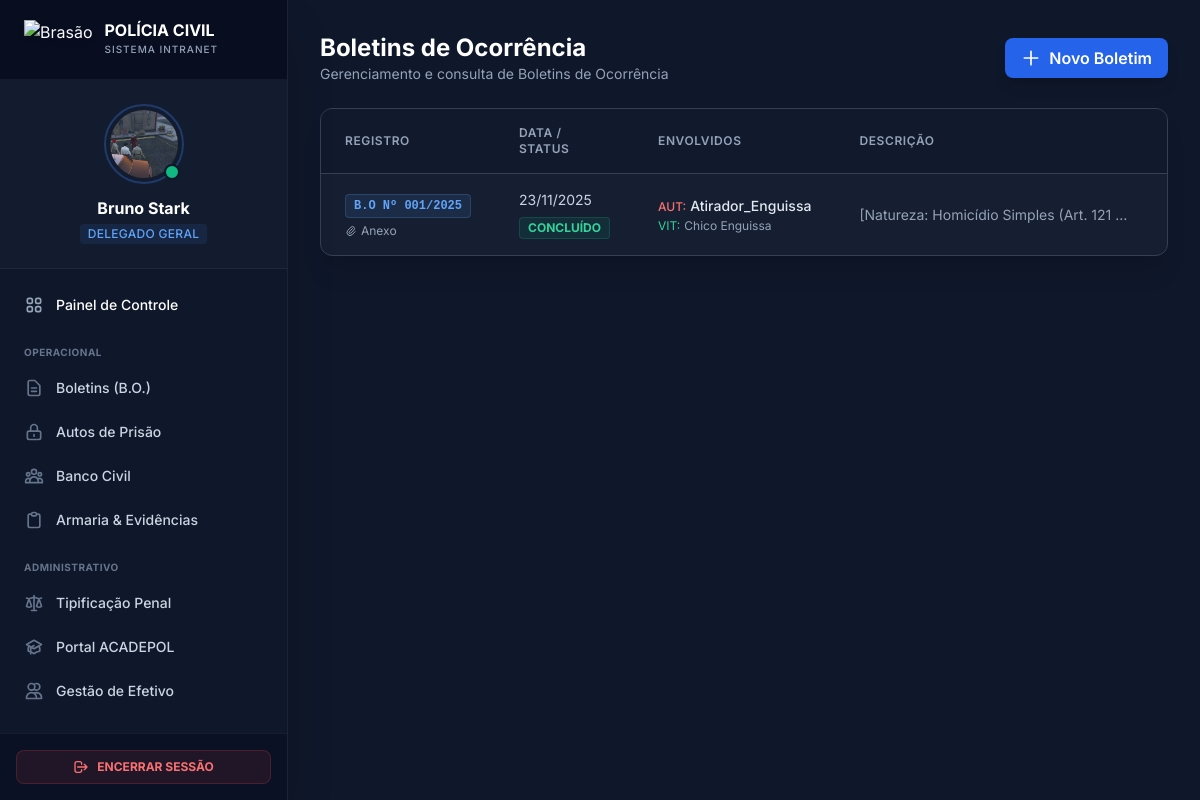
Page /boletins (signed in) on the committed database.
### models/users.py (models this page shows, shortened)
class Usuario(db.Model):
    __tablename__ = 'usuarios'
    id = db.Column(db.Integer, primary_key=True)
    nome = db.Column(db.String(100), nullable=False)
    matricula = db.Column(db.String(20), unique=True, nullable=False)
    senha = db.Column(db.String(200), nullable=False)
    cargo_id = db.Column(db.Integer, db.ForeignKey('cargos.id'), nullable=True)
    delegacia = db.Column(db.String(100))
    departamento = db.Column(db.String(100))
    endereco = db.Column(db.String(200))
    foto_perfil = db.Column(db.String(120), nullable=True, default='default.jpg')
    observacoes = db.Column(db.Text)
    criado_em = db.Column(db.DateTime, default=datetime.utcnow)
    promocoes = db.relationship('Promocao', backref='servidor', lazy=True)
    advertencias = db.relationship('Advertencia',
                                   foreign_keys='Advertencia.usuario_id',
                                   backref='servidor',
                                   lazy=True)
    advertencias_aplicadas = db.relationship('Advertencia',
                                             foreign_keys='Advertencia.autor_id',
                                             backref='autor_advertencia',
                                             lazy=True)
    @property
    def cargo(self):
        return self.cargo_obj.nome if self.cargo_obj else "Sem Cargo"

class Cargo(db.Model):
    __tablename__ = 'cargos'
    id = db.Column(db.Integer, primary_key=True)
    nome = db.Column(db.String(50), unique=True, nullable=False)
    nivel = db.Column(db.Integer, nullable=False) # 100=Delegado Geral, 10=Administrativo
    usuarios = db.relationship('Usuario', backref='cargo_obj', lazy=True)

### models/boletins.py (models this page shows, shortened)
class Boletim(db.Model):
    __tablename__ = 'boletins'
    id = db.Column(db.Integer, primary_key=True)
    data = db.Column(db.DateTime, default=datetime.utcnow)
    autor = db.Column(db.String(120))
    vitima = db.Column(db.String(120))
    descricao = db.Column(db.Text)
    policial_responsavel = db.Column(db.String(120))
    status = db.Column(db.String(20), default='Pendente')
    arquivo_evidencia = db.Column(db.String(200), nullable=True)
    anexos = db.relationship('AnexoBoletim', backref='boletim', lazy=True)
    @property
    def numero_formatado(self):
        ano = self.data.year
        return f"B.O Nº {self.id:03d}/{ano}"

### app.py (the view)
@app.route('/boletins')
@login_required
def boletins():
    boletins = Boletim.query.order_by(Boletim.data.desc()).all()
    return render_template('boletins.html', boletins=boletins)

### app.py (called while the page is built)
def current_user():
    if 'user_id' in session:
        return Usuario.query.get(session['user_id'])
    return None

def login_required(f):
    @wraps(f)
    def decorated(*args, **kwargs):
        if 'user_id' not in session:
            return redirect(url_for('login'))
        return f(*args, **kwargs)
    return decorated

@app.context_processor
def inject_helpers():
    return dict(
        pode_gerenciar=lambda: current_user() and current_user().nivel_hierarquico >= 80,
        current_user=current_user,
        pode_alterar_usuario=pode_alterar_usuario
    )

### templates/boletins.html (shortened to what this page needs)
{% extends 'base.html' %}
{% block content %}
<div class="max-w-7xl mx-auto">
    <div class="flex flex-col md:flex-row justify-between items-center mb-6 gap-4">
        <div>
            <h2 class="text-2xl font-bold text-white">Boletins de Ocorrência</h2>
            <p class="text-slate-400 text-sm">Gerenciamento e consulta de Boletins de Ocorrência</p>
        </div>
        <a href="{{ url_for('cadastrar_boletim') }}" class="flex items-center gap-2 bg-blue-600 hover:bg-blue-700 text-white font-semibold py-2 px-4 rounded-lg shadow-lg hover:shadow-blue-500/20 transition-all transform hover:-translate-y-0.5">
            <svg xmlns="http://www.w3.org/2000/svg" class="h-5 w-5" fill="none" viewBox="0 0 24 24" stroke="currentColor"><path stroke-linecap="round" stroke-linejoin="round" stroke-width="2" d="M12 4v16m8-8H4" /></svg>
            Novo Boletim
        </a>
    </div>
    <div class="bg-slate-800/50 border border-slate-700 rounded-xl shadow-xl backdrop-blur-sm overflow-hidden">
        <div class="overflow-x-auto">
            <table class="w-full text-left border-collapse">
                <thead>
                    <tr class="bg-slate-900/50 border-b border-slate-700 text-xs uppercase tracking-wider text-slate-400">
                        <th class="px-6 py-4 font-semibold w-32">Registro</th>
                        <th class="px-6 py-4 font-semibold">Data / Status</th>
                        <th class="px-6 py-4 font-semibold">Envolvidos</th>
                        <th class="px-6 py-4 font-semibold">Descrição</th>
                        <th class="px-6 py-4 font-semibold">Responsável</th>
                    </tr>
                </thead>
                <tbody class="divide-y divide-slate-700">
                    {% for boletim in boletins %}
                    <tr class="hover:bg-slate-700/30 transition-colors group">
                        <td class="px-6 py-4">
                            <span class="font-mono text-xs font-bold text-blue-400 bg-blue-400/10 px-2 py-1 rounded border border-blue-400/20 whitespace-nowrap">
                                {{ boletim.numero_formatado }}
                            </span>
                            {% if boletim.arquivo_evidencia %}
                            <div class="mt-2">
                                <a href="{{ url_for('baixar_evidencia', filename=boletim.arquivo_evidencia) }}" target="_blank" class="text-xs flex items-center gap-1 text-slate-400 hover:text-white">
                                    <svg class="w-3 h-3" fill="none" viewBox="0 0 24 24" stroke="currentColor"><path stroke-linecap="round" stroke-linejoin="round" stroke-width="2" d="M15.172 7l-6.586 6.586a2 2 0 102.828 2.828l6.414-6.586a4 4 0 00-5.656-5.656l-6.415 6.585a6 6 0 108.486 8.486L20.5 13" /></svg>
                                    Anexo
                                </a>
                            </div>
                            {% endif %}
                        </td>
                        <td class="px-6 py-4">
                            <div class="text-sm text-slate-300 mb-1">{{ boletim.data.strftime('%d/%m/%Y') }}</div>
                            <span class="inline-flex items-center px-2 py-0.5 rounded text-xs font-bold uppercase
                                {{ 'bg-emerald-500/10 text-emerald-400 border border-emerald-500/20' if boletim.status == 'Concluído' else 'bg-amber-500/10 text-amber-400 border border-amber-500/20' }}">
                                {{ boletim.status or 'Pendente' }}
                            </span>
                        </td>
                        <td class="px-6 py-4">
                            <div class="flex flex-col text-sm">
                                <span class="text-slate-200 font-medium"><span class="text-red-400 text-xs uppercase mr-1">Aut:</span>{{ boletim.autor }}</span>
                                <span class="text-slate-400 text-xs mt-0.5"><span class="text-emerald-400 text-xs uppercase mr-1">Vit:</span>{{ boletim.vitima }}</span>
                            </div>
                        </td>
                        <td class="px-6 py-4 max-w-xs">
                            <p class="text-sm text-slate-400 truncate" title="{{ boletim.descricao }}">{{ boletim.descricao }}</p>
                        </td>
                        <td class="px-6 py-4">
                        </td>
                    </tr>
                    {% else %}
                    <tr><td colspan="6" class="px-6 py-12 text-center text-slate-500">Nenhum registro encontrado.</td></tr>
                    {% endfor %}
                </tbody>
            </table>
        </div>
    </div>
</div>
{% endblock %}

### templates/base.html (shortened to what this page needs)
<!DOCTYPE html>
<html lang="pt-BR" class="h-full">
<head>
    <script src="https://cdn.tailwindcss.com"></script>
</head>
<body class="bg-pc-base text-pc-text h-screen overflow-hidden flex">
    {% if current_user() %}
    <aside class="w-72 bg-slate-900 border-r border-white/5 flex flex-col h-full shadow-2xl z-20 flex-shrink-0">
        <div class="h-20 flex items-center px-6 border-b border-white/5 bg-slate-950/50">
            <img class="h-10 w-auto drop-shadow-md mr-3" src="https://encrypted-tbn0.gstatic.com/images?q=tbn:ANd9GcQIIGMtpDq_HRAKg4kv_bw92xRqFKkon-k1Fg&s" alt="Brasão">
            <div>
                <h1 class="text-base font-bold text-white leading-none">POLÍCIA CIVIL</h1>
                <p class="text-[10px] text-pc-muted font-medium tracking-widest uppercase mt-1">Sistema Intranet</p>
            </div>
        </div>
        {% set user_nav = current_user() %}
        <div class="p-6 border-b border-white/5 bg-slate-800/30">
            <div class="flex flex-col items-center text-center">
                <a href="{{ url_for('perfil_usuario', id=user_nav.id) }}" class="group relative inline-block mb-3">
                    <div class="h-20 w-20 rounded-full p-1 border-2 border-blue-500/30 group-hover:border-blue-500 transition-colors">
                        <div class="h-full w-full rounded-full bg-slate-700 overflow-hidden flex items-center justify-center">
                            {% if user_nav.foto_perfil and user_nav.foto_perfil != 'default.jpg' %}
                                <img src="{{ url_for('static', filename='fotos_perfil/' + user_nav.foto_perfil) }}" class="w-full h-full object-cover">
                            {% else %}
                                <span class="text-2xl font-bold text-slate-400 group-hover:text-white">{{ user_nav.nome[:2].upper() }}</span>
                            {% endif %}
                        </div>
                    </div>
                    <span class="absolute bottom-1 right-1 h-4 w-4 rounded-full bg-emerald-500 border-2 border-slate-900" title="Online"></span>
                </a>
                <h2 class="text-white font-bold text-base truncate w-full">{{ user_nav.nome.split()[0] }} {{ user_nav.nome.split()[-1] if user_nav.nome.split()|length > 1 else '' }}</h2>
                <span class="text-xs text-blue-400 font-medium uppercase tracking-wide mt-1 bg-blue-500/10 px-2 py-0.5 rounded inline-block">{{ user_nav.cargo }}</span>
            </div>
        </div>
        <nav class="flex-1 overflow-y-auto py-4 px-3 space-y-1">
            <a href="{{ url_for('dashboard') }}" class="flex items-center px-3 py-2.5 text-sm font-medium text-white rounded-lg hover:bg-white/5 transition-colors group">
                Painel de Controle
            </a>
            <div class="pt-4 pb-1 px-3 text-[10px] font-bold text-slate-500 uppercase tracking-wider">Operacional</div>
            <a href="{{ url_for('boletins') }}" class="flex items-center px-3 py-2.5 text-sm font-medium text-slate-300 rounded-lg hover:bg-blue-500/10 hover:text-blue-400 transition-colors group">
                <svg class="w-5 h-5 text-slate-500 group-hover:text-blue-400 mr-3" fill="none" stroke="currentColor" viewBox="0 0 24 24"><path stroke-linecap="round" stroke-linejoin="round" stroke-width="2" d="M9 12h6m-6 4h6m2 5H7a2 2 0 01-2-2V5a2 2 0 012-2h5.586a1 1 0 01.707.293l5.414 5.414a1 1 0 01.293.707V19a2 2 0 01-2 2z"/></svg>
                Boletins (B.O.)
            </a>
            <a href="{{ url_for('autos') }}" class="flex items-center px-3 py-2.5 text-sm font-medium text-slate-300 rounded-lg hover:bg-red-500/10 hover:text-red-400 transition-colors group">
                <svg class="w-5 h-5 text-slate-500 group-hover:text-red-400 mr-3" fill="none" stroke="currentColor" viewBox="0 0 24 24"><path stroke-linecap="round" stroke-linejoin="round" stroke-width="2" d="M12 15v2m-6 4h12a2 2 0 002-2v-6a2 2 0 00-2-2H6a2 2 0 00-2 2v6a2 2 0 002 2zm10-10V7a4 4 0 00-8 0v4h8z"/></svg>
                Autos de Prisão
            </a>
            <a href="{{ url_for('banco_pessoas') }}" class="flex items-center px-3 py-2.5 text-sm font-medium text-slate-300 rounded-lg hover:bg-purple-500/10 hover:text-purple-400 transition-colors group">
                Banco Civil
            </a>
            <a href="{{ url_for('armaria') }}" class="flex items-center px-3 py-2.5 text-sm font-medium text-slate-300 rounded-lg hover:bg-slate-700/50 hover:text-white transition-colors group">
                Armaria & Evidências
            </a>
            <div class="pt-4 pb-1 px-3 text-[10px] font-bold text-slate-500 uppercase tracking-wider">Administrativo</div>
            <a href="{{ url_for('gerenciar_crimes') }}" class="flex items-center px-3 py-2.5 text-sm font-medium text-slate-300 rounded-lg hover:bg-orange-500/10 hover:text-orange-400 transition-colors group">
                Tipificação Penal
            </a>
            <a href="{{ url_for('acadepol_admin') }}" class="flex items-center px-3 py-2.5 text-sm font-medium text-slate-300 rounded-lg hover:bg-cyan-500/10 hover:text-cyan-400 transition-colors group">
                Portal ACADEPOL
            </a>
            <a href="{{ url_for('gerenciar_membros') }}" class="flex items-center px-3 py-2.5 text-sm font-medium text-slate-300 rounded-lg hover:bg-emerald-500/10 hover:text-emerald-400 transition-colors group">
                <svg class="w-5 h-5 text-slate-500 group-hover:text-emerald-400 mr-3" fill="none" stroke="currentColor" viewBox="0 0 24 24"><path stroke-linecap="round" stroke-linejoin="round" stroke-width="2" d="M12 4.354a4 4 0 110 5.292M15 21H3v-1a6 6 0 0112 0v1zm0 0h6v-1a6 6 0 00-9-5.197M13 7a4 4 0 11-8 0 4 4 0 018 0z"/></svg>
                Gestão de Efetivo
            </a>
        </nav>
        <div class="p-4 border-t border-white/5 bg-slate-950/30">
            <a href="{{ url_for('logout') }}" class="flex items-center justify-center w-full px-4 py-2 text-xs font-bold text-red-400 uppercase bg-red-500/10 border border-red-500/20 rounded-lg hover:bg-red-500/20 transition-colors">
                <svg class="w-4 h-4 mr-2" fill="none" stroke="currentColor" viewBox="0 0 24 24"><path stroke-linecap="round" stroke-linejoin="round" stroke-width="2" d="M17 16l4-4m0 0l-4-4m4 4H7m6 4v1a3 3 0 01-3 3H6a3 3 0 01-3-3V7a3 3 0 013-3h4a3 3 0 013 3v1"/></svg>
                Encerrar Sessão
            </a>
        </div>
    </aside>
    {% endif %}
    <main class="flex-1 flex flex-col h-full overflow-hidden bg-pc-base relative">
        <div class="flex-1 overflow-y-auto p-8">
            <div class="animate-fade-in-up pb-10">
                {% block content %}
                {% endblock %}
            </div>
        </div>
    </main>
</body>
</html>

### templates/base.html (style rules this page uses)
body { font-family: 'Inter', sans-serif; }

### rows in the picture
Usuario: foto_perfil (picture), nome "Bruno", nome.split|length "Stark"
Cargo: cargo "DELEGADO GERAL"
Boletim: numero_formatado "B.O Nº 001/2025", data "23/11/2025", status "CONCLUÍDO", autor "Atirador_Enguissa", vitima "Chico Enguissa", descricao "[Natureza: Homicídio Simples (Art. 121…"
